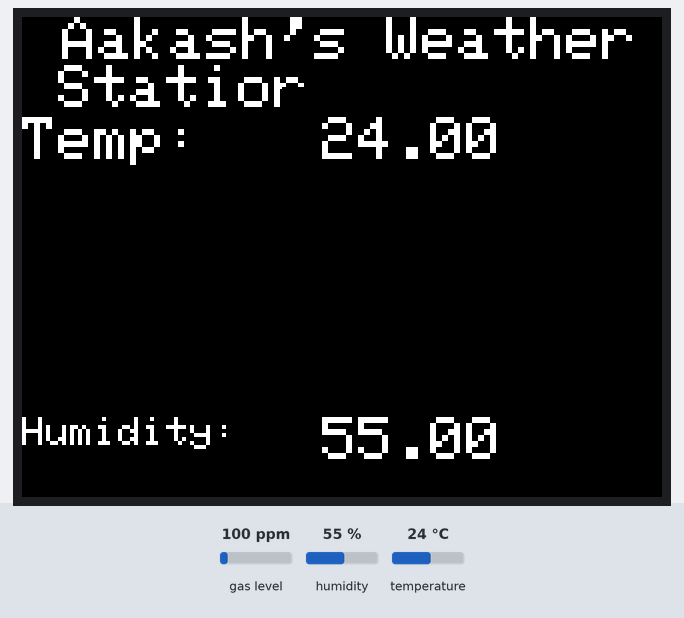
A sketch run on a simulated Arduino Uno, built with avr-gcc and run on an emulated ATmega328P. Shown: 320×240 colour display. Inputs (shaded band) come from the test bench; at power-on: humidity 55 %, temperature 24 °C, gas level 100 ppm.

Above: at 1.9 s.
2.0 s: humidity set to 22 %
At 12.0 s:
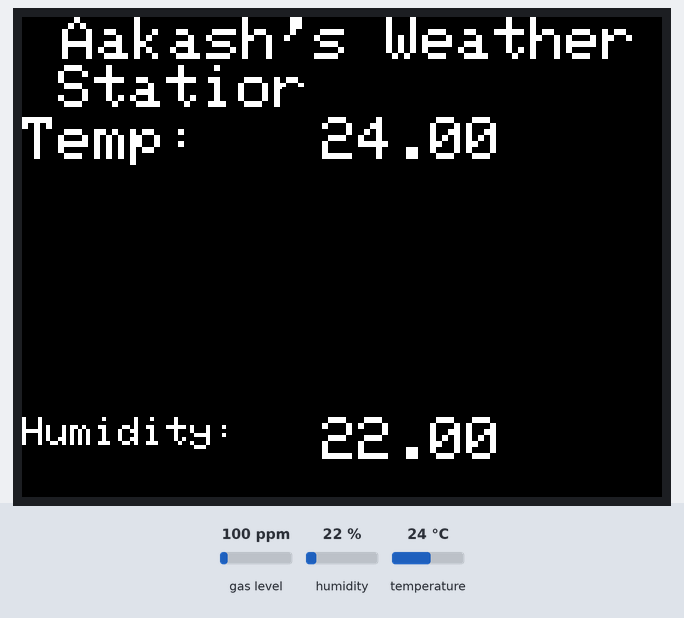
12.3 s: temperature set to 12 °C
At 21.2 s:
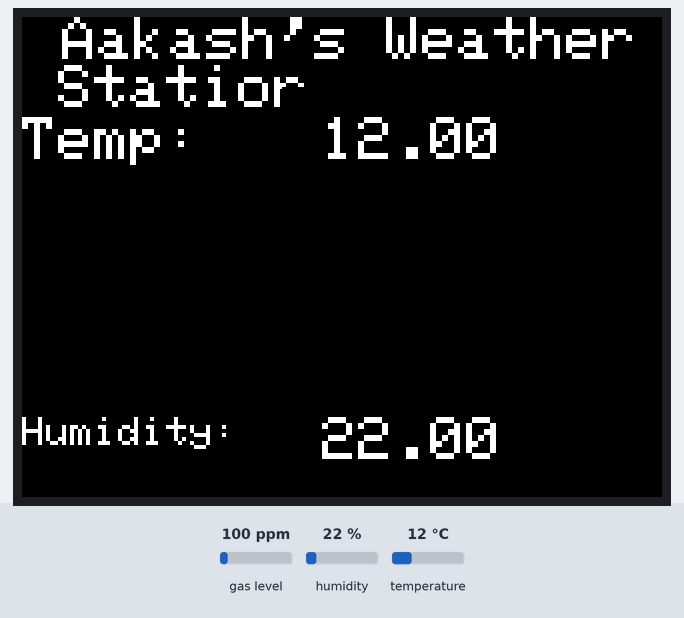
22.3 s: humidity set to 40 %
At 31.5 s:
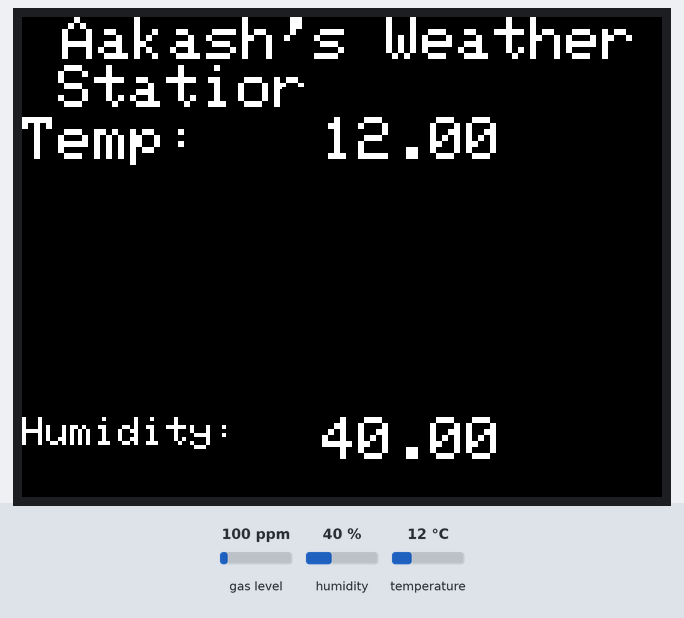
32.3 s: temperature set to 19 °C
Timing chart, 0 to 35.3 s (numbered marks = the images above; inputs shaded):
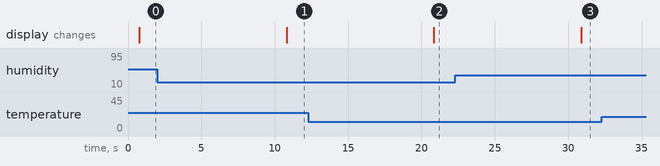

The sketch:

My_weather_station.ino
```cpp
/*This is Aakash's Weather Station's sketch
 * This the first arduino project that I have made, I hope you like it :-}
 * To build this project you need:
 * Arduino Uno/Arduino Mega
 * 3.5 inch TFT Display
 * DHT11 sensor-Temperature and Humidity sensor
 * MQ2 sensor-Gas sensor checks for lpg,co and smoke concentration in the air
 * The connections are as follows:
 * LCD Reset-RESET, LCD CS-A3, LCD RS-A2,LCD WR-A1, LCD RD-A0
 * LCD D0-8,LCD D1-9,LCD D2-2, LCD D3-3, LCD D4-4, LCD D5-5, LCD D6-6, LCD D7-7
 * CONNECT DATA PIN OF DHT11 TO A4
 * CONNECT AO PIN OF MQ2 TO A5
 */
#include "Adafruit_GFX.h"
#include <MCUFRIEND_kbv.h>// library for 3.5 inch tft
#include <dht.h>//library for dht11- temperature and humidity sensor
#include <MQ2.h>//library for mq2- gas sensor which checks for lpg, carbon monoxide and smoke

#define  BLACK   0x0000    /*definitions for color hex values*/
#define CYAN    0x07FF
#define WHITE   0xFFFF
#define tempAndHumDataPin A4 // defining  data pin for dht11
#define gasDataPin A5//defining data pin for mq2


MCUFRIEND_kbv tft;
dht dhtDevice;
MQ2 mq2(gasDataPin);

void disp()// this function displays the static parts of the screen
{
  tft.begin(0x9486);
  tft.fillScreen(BLACK);
  tft.setRotation(1);
  tft.setTextColor(WHITE);
  tft.setTextSize(3);
  tft.setCursor(20, 0);
  tft.println("Aakash's Weather Station");
  tft.setTextSize(3);
  tft.setCursor(0,50);
  tft.println("Temp:");
  tft.setTextSize(2);
  tft.setCursor(0,200);
  tft.println("Humidity:");
  tft.setCursor(0,250);
  tft.println("Indoor Pollution:");
  tft.setCursor(0,280);
  tft.setTextSize(2);
  tft.print("CO:");
  tft.setTextSize(1);
  tft.print("        PPM");
  tft.setTextSize(2);
  tft.setCursor(130,280);
  tft.print("Smoke:");
  tft.setTextSize(1);
  tft.print("        PPM");
}
void senseTempAndHum()//senses temperature and humidity using the dht11 sensor
{
  int readData = dhtDevice.read11(tempAndHumDataPin);
  float t = dhtDevice.temperature;
  float h = dhtDevice.humidity;
  tft.setTextSize(3);
  tft.fillRect(130,35,135,45,BLACK);
  tft.setCursor(150,50);
  tft.print(t);
  tft.fillRect(130,190,135,45,BLACK);
  tft.setCursor(150,200);
  tft.print(h);


}
void senseGas()//senses concentration of co and smoke in the air using mq2 sensor
{
  int co, smoke;
  float* values= mq2.read(false);
  co = mq2.readCO();
  smoke = mq2.readSmoke();
  tft.setCursor(35,280);
  tft.fillRect(35,280,45,30,BLACK);
  tft.setTextSize(2);
  tft.print(co);
  tft.setCursor(200,280);
  tft.fillRect(200,280,45,30,BLACK);
  tft.print(smoke);

}

void setup() {
 mq2.begin();
 disp();


}

void loop() {
  senseTempAndHum();
  senseGas();
  delay(10000);

}
```

Measured:
- after the input at 2.0 s, the display: changes after 8.8 s (image 1)
- after the input at 12.3 s, the display: changes after 8.6 s (image 2)
- after the input at 22.3 s, the display: changes after 8.6 s (image 3)
